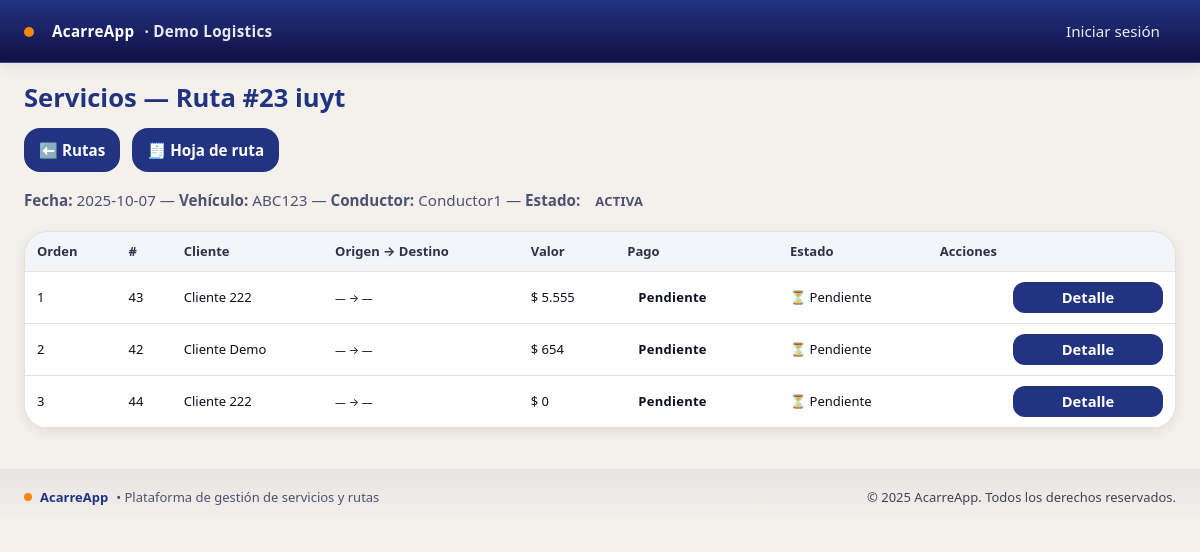
Screenshot of /servicios/por-ruta/23/ with the database file from the repository.
### empresa/models.py (models this page shows, shortened)
class Empresa(models.Model):
    nombre = models.CharField(max_length=120, unique=True)
    slug = models.SlugField(max_length=60, unique=True)
    nit = models.CharField(max_length=30, blank=True)
    activa = models.BooleanField(default=True)
    created_at = models.DateTimeField(auto_now_add=True)

class Vehiculo(models.Model):
    empresa = models.ForeignKey(Empresa, on_delete=models.PROTECT)
    placa = models.CharField(max_length=15)
    marca = models.CharField(max_length=60, blank=True)
    modelo = models.CharField(max_length=60, blank=True)
    activo = models.BooleanField(default=True)
    class Meta:
        unique_together = [('empresa','placa')]
        ordering = ['placa']
    def __str__(self):
        return self.placa

class Cliente(models.Model):
    empresa = models.ForeignKey(Empresa, on_delete=models.PROTECT)
    nombre = models.CharField(max_length=120)
    contacto = models.CharField(max_length=120, blank=True)
    telefono = models.CharField(max_length=50, blank=True)
    direccion = models.CharField(max_length=200, blank=True)
    activo = models.BooleanField(default=True)
    class Meta:
        unique_together = [('empresa','nombre')]
        ordering = ['nombre']
    def __str__(self):
        return self.nombre

### rutas/models.py (models this page shows, shortened)
class Ruta(models.Model):
    empresa = models.ForeignKey(Empresa, on_delete=models.CASCADE)
    fecha_salida = models.DateField()
    vehiculo = models.ForeignKey(Vehiculo, on_delete=models.PROTECT)
    conductor = models.ForeignKey(User, on_delete=models.PROTECT)
    base_efectivo = models.DecimalField(max_digits=10, decimal_places=2, default=200000)
    estado = models.CharField(max_length=20, choices=[('ACTIVA', 'Activa'), ('CERRADA', 'Cerrada')], default='ACTIVA')
    nombre = models.CharField(max_length=150, blank=True, help_text="Ej: Jardin - Medellin - Jardin")
    created_at = models.DateTimeField(auto_now_add=True)

### servicios/models.py (models this page shows, shortened)
class Servicio(models.Model):
    PENDIENTE = 'PEND'
    ANTICIPO = 'ANT'
    PAGADO = 'PAG'
    ESTADOS = [(PENDIENTE,'Pendiente'), (ANTICIPO,'Recibir anticipo'), (PAGADO,'Pagado')]
    cliente = models.ForeignKey('empresa.Cliente', on_delete=models.PROTECT)
    ruta = models.ForeignKey('rutas.Ruta', on_delete=models.CASCADE, related_name='servicios')
    valor = models.PositiveIntegerField(default=0)
    estado_pago = models.CharField(max_length=4, choices=ESTADOS, default=PENDIENTE)
    anticipo = models.PositiveIntegerField(default=0)
    origen = models.CharField(max_length=200, blank=True)
    destino = models.CharField(max_length=200, blank=True)
    notas = models.TextField(blank=True)
    recogido = models.BooleanField(default=False)
    entregado = models.BooleanField(default=False)
    recogido_en = models.DateTimeField(null=True, blank=True)
    lat_recogida = models.FloatField(null=True, blank=True)
    lon_recogida = models.FloatField(null=True, blank=True)
    entregado_en = models.DateTimeField(null=True, blank=True)
    lat_entrega = models.FloatField(null=True, blank=True)
    lon_entrega = models.FloatField(null=True, blank=True)
    orden = models.PositiveIntegerField(default=0, db_index=True)
    cantidad = models.PositiveIntegerField(
        default=1,
        validators=[MinValueValidator(1)],
        help_text="Número de unidades asociadas al servicio (mínimo 1)."
    )
    class Meta:
        ordering = ['ruta', 'orden', 'id']

### servicios/views.py (the view)
# urls.py: path('ruta/<int:ruta_id>/', views.ServiciosPorRutaView.as_view(), name='por_ruta'),  # ⬅️ nuevo
class ServiciosPorRutaView(ListView):
    model = Servicio
    template_name = 'servicios/list_por_ruta.html'
    context_object_name = 'servicios'
    paginate_by = 50
    def dispatch(self, request, *args, **kwargs):
        ruta_id = kwargs.get('ruta_id')
        try:
            emp = get_current_empresa()
            self.ruta = get_object_or_404(Ruta.objects.select_related('conductor','vehiculo'),
                                          pk=ruta_id, empresa=emp)
        except Exception:
            self.ruta = get_object_or_404(Ruta.objects.select_related('conductor','vehiculo'),
                                          pk=ruta_id)
        role = getattr(getattr(request.user, 'userprofile', None), 'rol', '')
        if role == 'CONDUCTOR' and not (request.user.is_staff or request.user.is_superuser):
            if self.ruta.conductor_id != request.user.id:
                messages.error(request, 'No autorizado para ver esta ruta.')
                from django.shortcuts import redirect
                return redirect('rutas:list')
        return super().dispatch(request, *args, **kwargs)
    def get_queryset(self):
        return (Servicio.objects
                .select_related('cliente','ruta')
                .filter(ruta=self.ruta)
                .order_by('orden', 'id'))
    def get_context_data(self, **kwargs):
        ctx = super().get_context_data(**kwargs)
        user = self.request.user
        role = getattr(getattr(user, 'userprofile', None), 'rol', '')
        ctx.update({
            'ruta': self.ruta,
            'es_conductor': role == 'CONDUCTOR',
            'es_gerente': user.is_superuser or user.is_staff or role == 'GERENTE',
        })
        return ctx

### templates/servicios/list_por_ruta.html (shortened to what this page needs)
{% extends "base.html" %}
{% load l10n formatting %}
{% block content %}
<div id="svc-list">
  <div class="d-flex justify-content-between align-items-center mb-2">
    <h1 class="m-0">Servicios — Ruta #{{ ruta.id }} {{ ruta.nombre|default:"" }}</h1>
  </div>
  <div class="top-actions">
    <a class="btn btn-outline-secondary" href="{% url 'rutas:list' %}">⬅️ Rutas</a>
    {% if ruta and ruta.pk %}
      <a class="btn btn-outline-dark" href="{% url 'rutas:hoja' ruta.pk %}">🧾 Hoja de ruta</a>
    {% endif %}
  </div>
  <p class="text-muted">
    <strong>Fecha:</strong> {{ ruta.fecha_salida|date:"Y-m-d" }} —
    <strong>Vehículo:</strong> {{ ruta.vehiculo|default:"—" }} —
    <strong>Conductor:</strong> {{ ruta.conductor.username|default:"—" }} —
    <strong>Estado:</strong>
    {% if ruta.estado == 'ACTIVA' %}<span class="badge text-bg-success">ACTIVA</span>
    {% else %}<span class="badge text-bg-secondary">CERRADA</span>{% endif %}
  </p>
  <div class="card only-desktop">
    <div class="table-responsive">
      <table class="table table-striped table-hover align-middle mb-0">
        <thead class="table-light">
          <tr>
            <th>Orden</th>
            <th>#</th>
            <th>Cliente</th>
            <th>Origen → Destino</th>
            <th class="text-end">Valor</th>
            <th>Pago</th>
            <th>Estado</th>
            <th class="text-center">Acciones</th>
          </tr>
        </thead>
        <tbody id="tabla-servicios">
          {% for s in servicios %}
          <tr data-id="{{ s.id }}">
            <td>{{ s.orden }}</td>
            <td>{{ s.id }}</td>
            <td>{{ s.cliente }}</td>
            <td><small>{{ s.origen|default:"—" }} → {{ s.destino|default:"—" }}</small></td>
            <td class="text-end">{{ s.valor|money }}</td>
            <td>
              {% if s.estado_pago == 'PAG' %}
                <span class="badge text-bg-success">Pagado</span>
              {% elif s.estado_pago == 'ANT' %}
                <span class="badge text-bg-warning">Anticipo {{ s.anticipo|money }}</span>
              {% else %}
                <span class="badge text-bg-secondary">Pendiente</span>
              {% endif %}
            </td>
            <td>
              {% if s.entregado %}✅ Entregado
              {% elif s.recogido %}📦 En ruta
              {% else %}⏳ Pendiente{% endif %}
            </td>
            <td class="actions">
              <div class="row-actions">
                <a class="btn btn-outline-primary btn-compact" href="{% url 'servicios:detail' s.id %}">Detalle</a>
              </div>
            </td>
          </tr>
          {% empty %}
            <tr><td colspan="{% if es_gerente and ruta.estado == 'ACTIVA' %}9{% else %}8{% endif %}" class="text-center text-muted py-4">Sin servicios en esta ruta.</td></tr>
          {% endfor %}
        </tbody>
      </table>
    </div>
  </div>
</div>
{% endblock %}

### templates/includes/navbar.html (shortened to what this page needs)
<header class="navbar">
  <div class="container nav-inner" style="padding-left:18px; padding-right:18px;">
    <a class="brand" href="{% url 'rutas:list' %}" style="display:flex;align-items:center;gap:10px;">
      <span class="dot" style="margin-left:6px;margin-right:8px;transform:translateY(1px);"></span>
      <span>AcarreApp</span>
      {% if empresa_actual %}
        <span class="empresa">· {{ empresa_actual.nombre }}</span>
      {% endif %}
    </a>
    {% if request.user.is_authenticated %}
      {% with rol=request.user.userprofile.rol|default_if_none:'' %}
        {% if request.user.is_superuser or request.user.is_staff or rol == 'GERENTE' %}
          <nav class="nav main-nav" aria-label="Navegación principal">
            <a href="{% url 'rutas:list' %}">Rutas</a>
            <a href="{% url 'empresa:clientes_list' %}">Clientes</a>
            <a href="{% url 'dashboard:home' %}">Dashboard</a>
          </nav>
        {% else %}
          <nav class="nav main-nav" aria-label="Navegación principal">
            <a href="{% url 'rutas:list' %}">Rutas</a>
          </nav>
        {% endif %}
        <style>
          /* Chip base */
          .userchip {
            display:inline-flex; align-items:center; gap:10px;
            padding:6px 12px; border-radius:999px;
            background:rgba(255,255,255,.10);
            border:1px solid rgba(255,255,255,.18);
            backdrop-filter:saturate(120%) blur(6px);
            cursor:pointer;
          }
          .userchip .avatar {
            display:grid; place-items:center;
            width:28px; height:28px; border-radius:999px;
            background:#ff8a00; color:#111; font-weight:800; font-size:14px;
          }
          .userchip .meta { display:flex; flex-direction:column; line-height:1; }
          .userchip .name { font-weight:600; }
          .userchip .role { font-size:.8rem; opacity:.85; }
          .userchip .caret { font-size:12px; opacity:.9; }
          /* ===== MÓVIL: compacto (solo avatar + flechita) ===== */
          @media (max-width: 640px){
            .userchip { padding:6px 8px; gap:6px; }
            .userchip .meta { display:none; }
            .userchip .caret { display:inline; }
          }
        </style>
        <div class="menu-right" style="display:flex;align-items:center;gap:10px;">
          <button class="userchip" id="userchip" aria-haspopup="true" aria-expanded="false"
                  title="{{ request.user.get_full_name|default:request.user.username }}">
            <span class="avatar">
              {{ request.user.get_full_name|default:request.user.username|first|upper }}
            </span>
            <span class="meta">
              <span class="name">{{ request.user.get_full_name|default:request.user.username }}</span>
              {% if rol %}<span class="role">{{ rol|title }}</span>{% endif %}
            </span>
            <span class="caret">▾</span>
          </button>
          <div class="dropdown" id="userdropdown" hidden role="menu"
               style="position:absolute;right:18px;top:56px;background:#fff;color:#111;
                      border:1px solid rgba(0,0,0,.08);border-radius:12px;
                      box-shadow:0 8px 24px rgba(0,0,0,.15);padding:10px;z-index:1000;">
            <form method="post" action="{% url 'logout' %}" style="display:inline;">
              {% csrf_token %}
              <button type="submit" class="btn btn-link p-0"
                      style="background:none;border:none;color:#111;text-decoration:none;
                             padding:6px 10px;border-radius:8px;display:block;">
                Salir
              </button>
            </form>
          </div>
        </div>
      {% endwith %}
    {% else %}
      <nav class="nav main-nav" aria-label="Navegación principal">
        <a href="{% url 'login' %}">Iniciar sesión</a>
      </nav>
    {% endif %}
  </div>
</header>

### rows the page displays
Empresa: nombre "Demo Logistics"
Ruta: id "23", nombre "iuyt", fecha_salida "2025-10-07", vehiculo "ABC123", conductor.username "Conductor1"
Servicio: orden "1", id "43", cliente "Cliente 222", origen "—", destino "—", valor "$ 5.555", estado_pago "Pendiente", entregado "⏳ Pendiente"
Servicio: orden "2", id "42", cliente "Cliente Demo", origen "—", destino "—", valor "$ 654", estado_pago "Pendiente", entregado "⏳ Pendiente"
Servicio: orden "3", id "44", cliente "Cliente 222", origen "—", destino "—", valor "$ 0", estado_pago "Pendiente", entregado "⏳ Pendiente"
